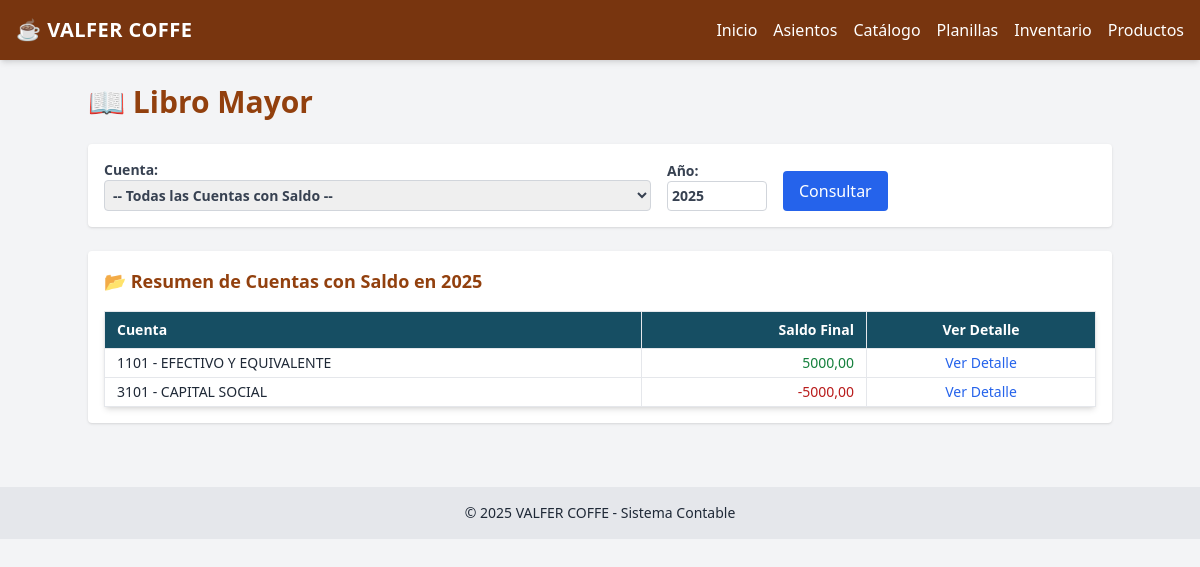
/libro-mayor/, run on an earlier commit of the app's database.
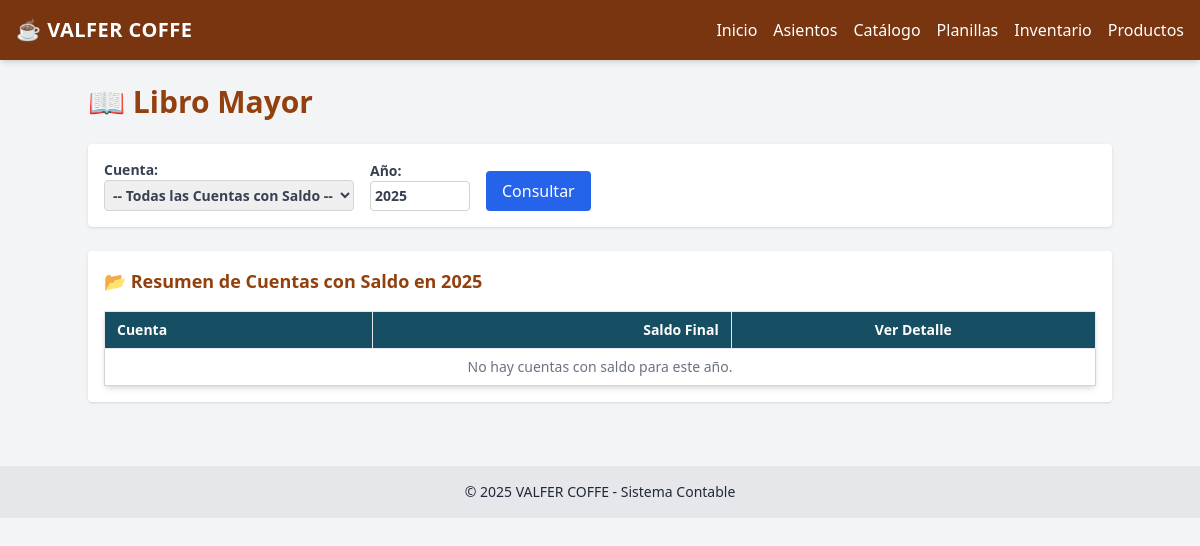
And on a later commit of the database.
### contabilidad/models.py (models this page shows, shortened)
class CuentaContable(models.Model):
    codigo = models.CharField(max_length=20, unique=True)
    nombre = models.CharField(max_length=255)
    tipo = models.CharField(max_length=50, choices=TIPOS_CUENTA)
    nivel = models.IntegerField()
    padre = models.ForeignKey('self', null=True, blank=True, on_delete=models.CASCADE)

### contabilidad/views.py (the view)
# urls.py: path('libro-mayor/', views.libro_mayor, name='libro_mayor'),
def libro_mayor(request):
    anio = int(request.GET.get('anio', date.today().year))
    cuenta_id = request.GET.get('cuenta')
    cuentas = CuentaContable.objects.all().order_by('codigo')
    cuentas_con_saldo = []
    movimientos = []
    saldo_acumulado = 0
    if cuenta_id:
        cuenta = CuentaContable.objects.get(id=cuenta_id)
        detalles = DetalleAsiento.objects.filter(cuenta=cuenta, fecha__year=anio).order_by('fecha', 'id')
        for detalle in detalles:
            debe = detalle.debe or 0
            haber = detalle.haber or 0
            saldo_acumulado += (debe - haber)
            movimientos.append({
                'fecha': detalle.fecha,
                'descripcion': detalle.asiento.descripcion,
                'debe': debe,
                'haber': haber,
                'saldo_parcial': saldo_acumulado
            })
        return render(request, 'contabilidad/libro_mayor.html', {
            'cuentas': cuentas,
            'cuenta_seleccionada': cuenta,
            'movimientos': movimientos,
            'anio': anio,
            'saldo_final': saldo_acumulado,
        })
    else:
        for cuenta in cuentas:
            detalles = DetalleAsiento.objects.filter(cuenta=cuenta, fecha__year=anio)
            saldo = detalles.aggregate(
                debe=Sum('debe') or 0,
                haber=Sum('haber') or 0
            )
            saldo_final = (saldo['debe'] or 0) - (saldo['haber'] or 0)
            if saldo_final != 0:
                cuentas_con_saldo.append({'cuenta': cuenta, 'saldo': saldo_final})
        return render(request, 'contabilidad/libro_mayor.html', {
            'cuentas': cuentas,
            'cuentas_con_saldo': cuentas_con_saldo,
            'anio': anio,
        })

### contabilidad/templates/contabilidad/libro_mayor.html (shortened to what the changed rows need)
{% extends 'contabilidad/base.html' %}
{% block content %}
<div class="max-w-5xl mx-auto">
    <h2 class="text-3xl font-extrabold text-amber-800 mb-6">📖 Libro Mayor</h2>
    {% if cuenta_seleccionada %}
    <div class="bg-white p-4 rounded shadow">
        <h3 class="text-lg font-bold text-amber-800 mb-4">
            📊 Movimientos de la cuenta: {{ cuenta_seleccionada.codigo }} - {{ cuenta_seleccionada.nombre }}
        </h3>
        <table class="w-full text-sm border-collapse border border-gray-300 shadow-md rounded">
            <thead class="bg-cyan-900 text-white">
                <tr>
                    <th class="border px-3 py-2 text-left">Fecha</th>
                    <th class="border px-3 py-2 text-left">Descripción</th>
                    <th class="border px-3 py-2 text-right">Debe</th>
                    <th class="border px-3 py-2 text-right">Haber</th>
                    <th class="border px-3 py-2 text-right">Saldo Parcial</th>
                </tr>
            </thead>
            <tbody>
                {% for m in movimientos %}
                <tr class="hover:bg-amber-50">
                    <td class="border px-3 py-1">{{ m.fecha }}</td>
                    <td class="border px-3 py-1">{{ m.descripcion }}</td>
                    <td class="border px-3 py-1 text-right">{{ m.debe|floatformat:2 }}</td>
                    <td class="border px-3 py-1 text-right">{{ m.haber|floatformat:2 }}</td>
                    <td class="border px-3 py-1 text-right {% if m.saldo_parcial > 0 %}text-green-700{% elif m.saldo_parcial < 0 %}text-red-700{% endif %}">
                        {{ m.saldo_parcial|floatformat:2 }}
                    </td>
                </tr>
                {% empty %}
                <tr>
                    <td colspan="5" class="text-center text-gray-500 py-2">No hay movimientos para esta cuenta en el año seleccionado.</td>
                </tr>
                {% endfor %}
            </tbody>
            <tfoot>
                <tr class="font-bold bg-amber-100 text-amber-900">
                    <td colspan="4" class="text-right border px-3 py-2">Saldo Final</td>
                    <td class="text-right border px-3 py-2 {% if saldo_final > 0 %}text-green-700{% elif saldo_final < 0 %}text-red-700{% endif %}">
                        {{ saldo_final|floatformat:2 }}
                    </td>
                </tr>
            </tfoot>
        </table>
    </div>
    {% else %}
    <div class="bg-white p-4 rounded shadow">
        <table class="w-full text-sm border-collapse border border-gray-300 shadow-md rounded">
            <thead class="bg-cyan-900 text-white">
                <tr>
                    <th class="border px-3 py-2 text-left">Cuenta</th>
                    <th class="border px-3 py-2 text-right">Saldo Final</th>
                    <th class="border px-3 py-2 text-center">Ver Detalle</th>
                </tr>
            </thead>
            <tbody>
                {% for item in cuentas_con_saldo %}
                <tr class="hover:bg-amber-50">
                    <td class="border px-3 py-1">{{ item.cuenta.codigo }} - {{ item.cuenta.nombre }}</td>
                    <td class="border px-3 py-1 text-right {% if item.saldo > 0 %}text-green-700{% elif item.saldo < 0 %}text-red-700{% endif %}">
                        {{ item.saldo|floatformat:2 }}
                    </td>
                    <td class="border px-3 py-1 text-center">
                        <a href="?cuenta={{ item.cuenta.id }}&anio={{ anio }}" class="text-blue-600 hover:underline">Ver Detalle</a>
                    </td>
                </tr>
                {% empty %}
                <tr>
                    <td colspan="3" class="text-center text-gray-500 py-2">No hay cuentas con saldo para este año.</td>
                </tr>
                {% endfor %}
            </tbody>
        </table>
    </div>
    {% endif %}
</div>
{% endblock %}

What changed in the data, as far as the page shows it:
removed CuentaContable: cuenta.codigo "1101", cuenta.nombre "EFECTIVO Y EQUIVALENTE", saldo "5000,00"
removed CuentaContable: cuenta.codigo "3101", cuenta.nombre "CAPITAL SOCIAL", saldo "-5000,00"
Also different on the page:
text now shown: "No hay cuentas con saldo para este año."
